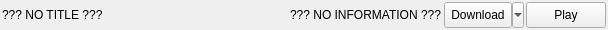
<?xml version="1.0" encoding="UTF-8"?>
<ui version="4.0">
 <class>w_SearchResultU</class>
 <widget class="QWidget" name="w_SearchResultU">
  <property name="geometry">
   <rect>
    <x>0</x>
    <y>0</y>
    <width>608</width>
    <height>30</height>
   </rect>
  </property>
  <property name="minimumSize">
   <size>
    <width>0</width>
    <height>30</height>
   </size>
  </property>
  <property name="maximumSize">
   <size>
    <width>16777215</width>
    <height>30</height>
   </size>
  </property>
  <property name="windowTitle">
   <string>Form</string>
  </property>
  <property name="styleSheet">
   <string notr="true">/*基础背景与字体*/
/*background&amp;font*/

QWidget
{
	background-color: hsl(210, 50%, 98%);
	font: 10pt &quot;Microsoft YaHei UI&quot;;
}

/*通用普通按钮*/
/*Normal Push Button*/

QPushButton,QToolButton
{
	color: hsl(0, 0%, 10%);
	border-style: solid;
	border-width: 1px;
	border-radius: 3px;
	border-color: hsl(210, 5%, 90%);
	background-color: hsl(210, 5%, 100%);
	padding: 4px 10px 4px 10px;
}
QPushButton:hover,QToolButton:hover
{
	color: hsl(0, 0%, 5%);
	border-color: hsl(210, 10%, 88%);
	background-color: hsl(210, 10%, 98%);
}
QPushButton:pressed,QToolButton:pressed
{
	color: hsl(0, 0%, 0%);
	border-color: hsl(210, 15%, 85%);
	background-color: hsl(210, 15%, 95%);
}
QPushButton:disabled,QToolButton:disabled
{
	color: hsl(210, 0%, 60%);
	border-width: 0px;
	/*border-color: hsl(210, 0%, 85%);*/
	background-color: hsl(210, 0%, 95%);
}

/*通用高亮按钮*/
/*Highlighted Push Button*/

QPushButton[isHighlighted=true],QToolButton[isHighlighted=true]
{
	color: #ffffff;
	border-style: solid;
	border-width: 1px;
	border-radius: 3px;
	border-color: hsl(210, 100%, 30%);
	background-color: hsl(210, 100%, 40%);
}
QPushButton[isHighlighted=true]:hover,QToolButton[isHighlighted=true]:hover
{
	border-color: hsl(210, 80%, 35%);
	background-color: hsl(210, 80%, 45%);
}
QPushButton[isHighlighted=true]:pressed,QToolButton[isHighlighted=true]:pressed
{
	border-color: hsl(210, 60%, 40%);
	background-color: hsl(210, 60%, 50%);
}
QPushButton[isHighlighted=true]:disabled,QToolButton[isHighlighted=true]:disabled
{
	color: hsl(210, 0%, 100%);
	border-width: 0px;
	/*border-color: hsl(210, 0%, 60%);*/
	background-color: hsl(210, 0%, 70%);
}

/*
*/



/*通用行编辑框*/
/*Line Edit*/

QLineEdit
{
	color: hsl(0, 0%, 10%);
	selection-color: hsl(0, 0%, 100%);
	border-style: solid;
	border-width: 1px;
	border-radius: 3px;
	border-color: hsl(210, 5%, 90%);
	background-color: hsl(210, 5%, 100%);
	selection-background-color: hsl(210, 100%, 40%);
	padding: 0px 0px 0px 5px;
}
QLineEdit:hover
{
	color: hsl(0, 0%, 5%);
	border-color: hsl(210, 10%, 88%);
	background-color: hsl(210, 10%, 98%);
}
QLineEdit:focus
{
	border-bottom-color: hsl(210, 100%, 40%);
}
QLineEdit:disabled
{
	color: hsl(210, 0%, 60%);
	border-color: hsl(210, 0%, 85%);
	background-color: hsl(210, 0%, 95%);
}
QLineEdit:read-only
{
	border-color: hsl(210, 0%, 95%);
	background-color: hsl(210, 0%, 98%);
}

/*组合框及其附件*/
/*Combo box*/

QComboBox
{
	color: hsl(0, 0%, 10%);
	selection-color: hsl(0, 0%, 100%);
	border-style: solid;
	border-width: 1px;
	border-radius: 3px;
	border-color: hsl(210, 5%, 90%);
	background-color: hsl(210, 5%, 100%);
	selection-background-color: hsl(210, 100%, 40%);
	padding: 0px 0px 0px 5px;
}
QComboBox:hover
{
	color: hsl(0, 0%, 5%);
	border-color: hsl(210, 10%, 88%);
	background-color: hsl(210, 10%, 98%);
}
QComboBox:on
{
	border-color: hsl(210, 100%, 40%);
}
QComboBox:disabled
{
	color: hsl(210, 0%, 60%);
	border-color: hsl(210, 0%, 85%);
	background-color: hsl(210, 0%, 95%);
}
QComboBox::drop-down
{
	width: 0px;
	border: none;
}
QComboBox::down-arrow
{
	padding: 0px 32px 0px 0px;
	image: url(:/Resource/icons/drop-arrow-down);
}
QComboBox::down-arrow:on
{
	image: url(:/Resource/icons/drop-arrow-up);
}
QComboBox QAbstractItemView
{
	color: hsl(0, 0%, 10%);
	border-style: solid;
	border-width: 1px;
	border-radius: 3px;
	border-color: hsl(210, 100%, 40%);
	background-color: hsl(210, 5%, 100%);
	outline: 0px;
}
QComboBox QAbstractItemView::item
{
	color: hsl(0, 0%, 10%);
	border-style: none;
	background-color: hsl(210, 5%, 100%);
}
QComboBox QAbstractItemView::item:hover
{
	color: hsl(0, 0%, 5%);
	background-color: hsl(210, 10%, 98%);
}
QComboBox QAbstractItemView::item:selected
{
	color: #ffffff;
	background-color: hsl(210, 100%, 40%);
}

/*通用页面滑动条*/
/*Scroll Bar*/

QScrollBar
{
    background-color: hsl(210, 5%, 100%);
    padding: 12px 2px 12px 2px;
	width: 12px;
}
QScrollBar::handle
{
    background-color: hsl(210, 5%, 80%);
    border-radius: 2px; 
}
QScrollBar::handle:hover
{
    border-color: hsl(210, 10%, 78%);
}
QScrollBar::add-line:vertical
{
	height:12px;
	width:12px;
    border-image:url(:/Resource/icons/drop-arrow-down);
    subcontrol-position:bottom;
}
QScrollBar::sub-line:vertical
{
    height:12px;
	width:12px;
    image:url(:/Resource/icons/drop-arrow-up);
    subcontrol-position:top;
}

/*通用菜单内容*/
/*Menu &amp; Menu Content*/

QMenu
{
	color: hsl(0, 0%, 10%);
	border-style: solid;
	border-width: 1px;
	border-radius: 3px;
	border-color: hsl(210, 5%, 90%);
	background-color: hsl(210, 5%, 100%);
	padding: 5px 5px 5px 5px;
}
QMenu::item
{
	color: hsl(0, 0%, 10%);
	border-style: none;
	border-radius: 3px;
	background-color: hsl(210, 5%, 100%);
	padding: 4px 4px 4px 4px;
}
QMenu::item:selected
{
	color: hsl(0, 0%, 5%);
	background-color: hsl(210, 10%, 95%);
}
/* QMenu::item:selected
{
	color: #ffffff;
	background-color: hsl(210, 100%, 40%);
} */
QMenu::item:disabled
{
	color: hsl(210, 0%, 60%);
}
QMenu::separator
{
	height: 1px;
	background-color: hsl(210, 5%, 80%);
}

/*w_mainMenu下的特殊控件样式*/
/*special style under &quot;w_mainMenu&quot;*/

QWidget#w_mainMenu
{
	background-color: hsl(210, 60%, 95%);
}
QWidget#w_mainMenu&gt;QPushButton
{
	color: hsl(0, 0%, 10%);
	font: 10pt &quot;微软雅黑&quot;;
	border-style: solid;
	border-width: 1px, 0px, 0px, 0px;
	border-radius: 3px;
	border-color: hsl(210, 5%, 90%);
	border-right-color: hsl(210, 5%, 100%);
	border-left-color: hsl(210, 5%, 100%);
	background-color: hsl(210, 5%, 100%);
}
QWidget#w_mainMenu&gt;QPushButton:hover
{
	color: hsl(0, 0%, 5%);
	background-color: hsl(210, 10%, 98%);
}
QWidget#w_mainMenu&gt;QPushButton:pressed
{
	color: hsl(0, 0%, 0%);
	background-color: hsl(210, 15%, 95%);
}
QWidget#w_mainMenu&gt;QPushButton:checked
{
	color: #ffffff;
	background-color: hsl(210, 100%, 40%);
}
QWidget#w_mainMenu&gt;QPushButton:checked:hover
{
	color: #ffffff;
	background-color: hsl(210, 80%, 45%);
}
QWidget#w_mainMenu&gt;QPushButton:checked:pressed
{
	color: #ffffff;
	background-color: hsl(210, 60%, 50%);
}
QWidget#w_mainMenu&gt;QPushButton:disabled
{
	color: hsl(210, 0%, 60%);
	border-width: 0px;
	/*border-color: hsl(210, 0%, 85%);*/
	background-color: hsl(210, 0%, 95%);
}
QWidget#w_mainMenu&gt;QLabel#lb_progStatus
{
	color: #ffffff;
	background-color: hsl(0, 0%, 40%);
}
QWidget#w_mainMenu&gt;QLabel#lb_progStatus[status=&quot;ready&quot;]
{
	background-color: hsl(210, 100%, 40%);
}
QWidget#w_mainMenu&gt;QLabel#lb_progStatus[status=&quot;working&quot;]
{
	background-color: hsl(200, 100%, 40%);
}
QWidget#w_mainMenu&gt;QLabel#lb_progStatus[status=&quot;warning&quot;]
{
	background-color: hsl(50, 100%, 40%);
}
QWidget#w_mainMenu&gt;QLabel#lb_progStatus[status=&quot;fatal&quot;]
{
	background-color: hsl(0, 100%, 40%);
}

/*OnlineSearch&gt;SearchResult下的特殊控件样式*/
/*special style under &quot;OnlineSearch&gt;SearchResult&quot;*/

QWidget#w_SearchResultU
{
	border-color: hsl(210, 5%, 90%);
	border-style: solid;
	border-width: 1px;
	border-radius: 3px;
}
QWidget#w_SearchResultU&gt;QWidget#w_title&gt;QLabel#lb_titleText
{
	font: 700 11pt &quot;Microsoft YaHei UI&quot;;
}

/*自定义的DialogBox特殊样式*/
/*special style under &quot;DialogBoxU&quot;*/

QDialog#DialogBoxU
{
	background-color: hsl(210, 50%, 98%);
	font: 12pt bold &quot;Microsoft YaHei UI&quot;;
}
QDialog#DialogBoxU&gt;QWidget#title
{
	background-color: hsl(210, 50%, 95%);
}
QDialog#DialogBoxU&gt;QWidget#title QLabel
{
	background-color: hsl(210, 50%, 95%);
	font: 700 16pt &quot;Microsoft YaHei UI&quot;;
}
QDialog#DialogBoxU&gt;QWidget#title&gt;QLabel#title_icon
{
	padding: 0px 2px 0px 5px;
}
QDialog#DialogBoxU&gt;QWidget#title&gt;QLabel#title_icon[icon=info_blue]
{
	image: url(:/icons/info_blue);
}
QDialog#DialogBoxU&gt;QWidget#title&gt;QLabel#title_icon[icon=warning_yellow]
{
	image: url(:/icons/warning_yellow);
}
QDialog#DialogBoxU&gt;QWidget#title&gt;QLabel#title_icon[icon=warning_red]
{
	image: url(:/icons/warning_red);
}
QDialog#DialogBoxU&gt;QWidget#title&gt;QLabel#title_icon[icon=error_red]
{
	image: url(:/icons/error_red);
}
QDialog#DialogBoxU&gt;QWidget#title&gt;QLabel#title_icon[icon=settings_blue]
{
	image: url(:/icons/settings_blue);
}
QDialog#DialogBoxU&gt;QWidget#title&gt;QLabel#title_icon[icon=critical]
{
	image: url(:/icons/critical);
}
QDialog#DialogBoxU&gt;QLabel#content
{
	font: 12pt &quot;Microsoft YaHei UI&quot;;
	padding: 10px 10px 10px 10px;
}
</string>
  </property>
  <layout class="QHBoxLayout" name="horizontalLayout">
   <property name="spacing">
    <number>2</number>
   </property>
   <property name="leftMargin">
    <number>2</number>
   </property>
   <property name="topMargin">
    <number>2</number>
   </property>
   <property name="rightMargin">
    <number>2</number>
   </property>
   <property name="bottomMargin">
    <number>2</number>
   </property>
   <item>
    <widget class="QLabel" name="lb_titleText">
     <property name="sizePolicy">
      <sizepolicy hsizetype="Preferred" vsizetype="Minimum">
       <horstretch>0</horstretch>
       <verstretch>0</verstretch>
      </sizepolicy>
     </property>
     <property name="text">
      <string>??? NO TITLE ???</string>
     </property>
     <property name="margin">
      <number>5</number>
     </property>
    </widget>
   </item>
   <item>
    <widget class="QLabel" name="lb_information">
     <property name="sizePolicy">
      <sizepolicy hsizetype="Maximum" vsizetype="Minimum">
       <horstretch>0</horstretch>
       <verstretch>0</verstretch>
      </sizepolicy>
     </property>
     <property name="text">
      <string>??? NO INFORMATION ???</string>
     </property>
     <property name="margin">
      <number>5</number>
     </property>
    </widget>
   </item>
   <item>
    <widget class="QToolButton" name="toolButton">
     <property name="sizePolicy">
      <sizepolicy hsizetype="Maximum" vsizetype="Minimum">
       <horstretch>0</horstretch>
       <verstretch>0</verstretch>
      </sizepolicy>
     </property>
     <property name="text">
      <string>Download</string>
     </property>
     <property name="popupMode">
      <enum>QToolButton::MenuButtonPopup</enum>
     </property>
     <property name="toolButtonStyle">
      <enum>Qt::ToolButtonTextBesideIcon</enum>
     </property>
     <property name="autoRaise">
      <bool>false</bool>
     </property>
     <property name="arrowType">
      <enum>Qt::NoArrow</enum>
     </property>
     <property name="isHighlighted" stdset="0">
      <bool>true</bool>
     </property>
    </widget>
   </item>
   <item>
    <widget class="QPushButton" name="pushButton">
     <property name="sizePolicy">
      <sizepolicy hsizetype="Maximum" vsizetype="Minimum">
       <horstretch>0</horstretch>
       <verstretch>0</verstretch>
      </sizepolicy>
     </property>
     <property name="text">
      <string>Play</string>
     </property>
    </widget>
   </item>
  </layout>
 </widget>
 <resources/>
 <connections/>
</ui>
